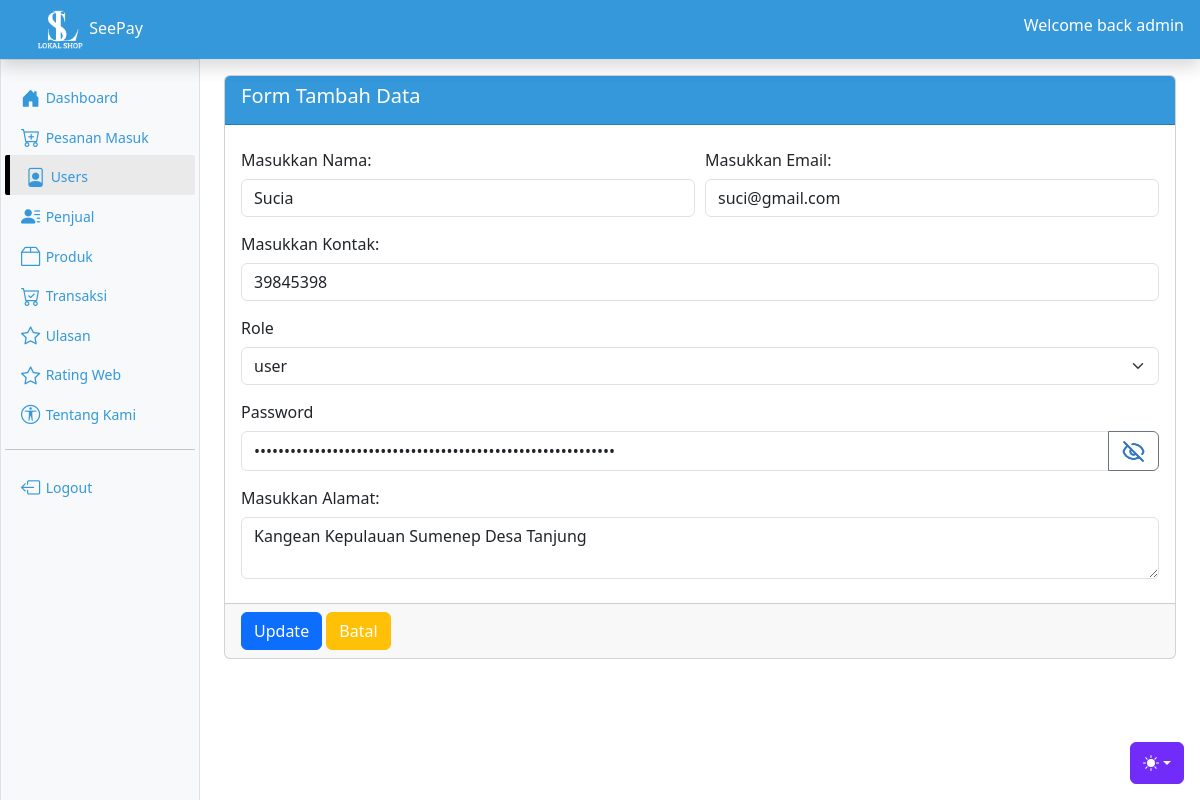
/backend/index.php?page=edit-user&kode=7 (signed in), run on an earlier commit of the app's database.
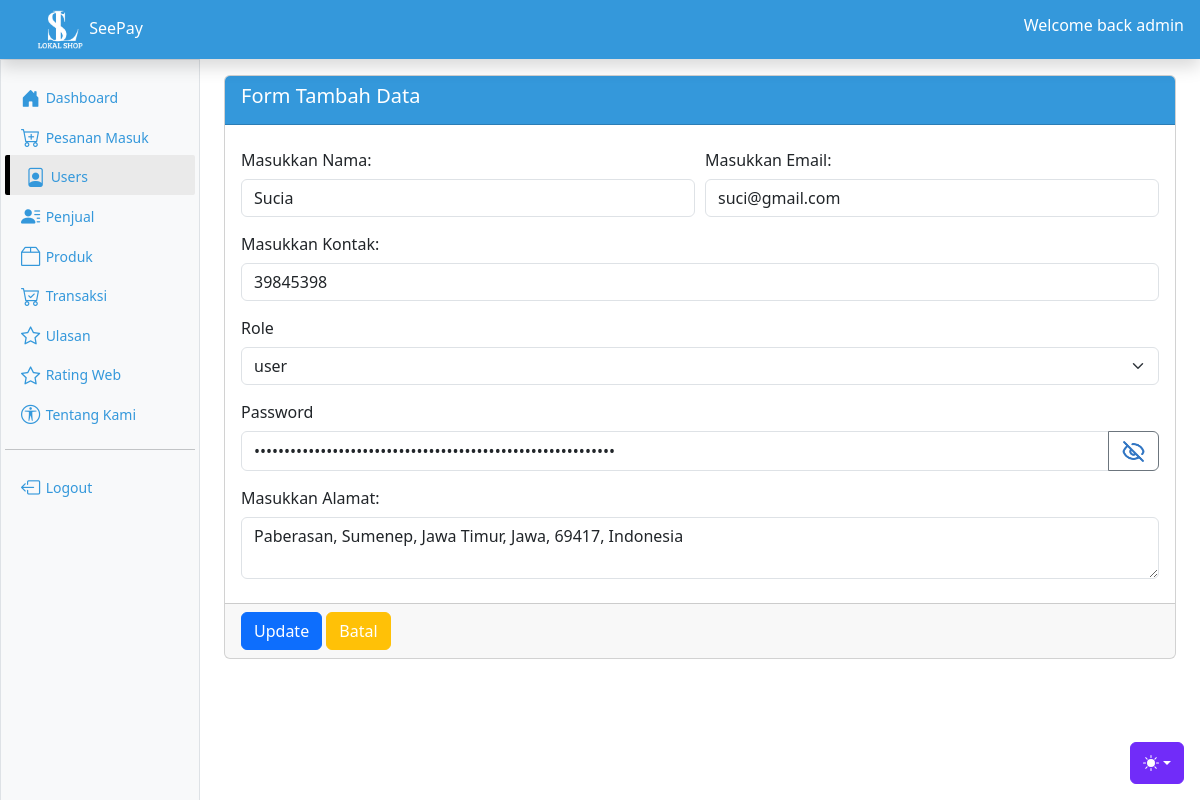
And on a later commit of the database.
### tables this page shows
CREATE TABLE `user` (
  `id` int(11) NOT NULL,
  `nama` text NOT NULL,
  `email` text NOT NULL,
  `password` text NOT NULL,
  `role` enum('user','admin') NOT NULL,
  `kontak` int(15) NOT NULL,
  `alamat` text NOT NULL,
  `created_at` timestamp NOT NULL DEFAULT current_timestamp(),
  `updated_at` timestamp NOT NULL DEFAULT current_timestamp()
);

### backend/admin/user/edit_user.php (the view, shortened to what this page needs)
<?php
$id=$_GET['kode'];
$result_tentang=mysqli_query($koneksi,"SELECT * FROM user WHERE id='$id'");
$row=mysqli_fetch_assoc($result_tentang);
?>
<div class="card card-info mt-3" id="card-add-user">
    <div class="card-header" style="background-color: #3498DB;">
        <h5 class="card-title" style="color: #fff;">
            <i class="fa fa-edit"></i> Form Tambah Data
        </h5>
    </div>
    <form action="" method="post" enctype="multipart/form-data">
        <div class="card-body">
<div class="kotak-form-user col-12">
<div class="mb-2 kotak-input-user">
              <label for="nama" class="col-form-label">Masukkan Nama:</label>
              <input type="text" name="nama" class="form-control" id="nama" value="<?= $row['nama'] ?>">
            </div>
            <div class="mb-2 kotak-input-user">
              <label for="email" class="col-form-label">Masukkan Email:</label>
              <input type="text" name="email" class="form-control" id="email" value="<?= $row['email'] ?>">
            </div>
</div>
<div class="mb-2 kotak-input-user">
            <label for="kontak" class="col-form-label">Masukkan Kontak:</label>
            <input type="number" name="kontak" class="form-control" id="kontak" value="<?= $row['kontak'] ?>">
          </div>
              <div class="mb-2 kotak-input-user">
              <label for="email" class="col-form-label" id="label-role">Role</label>
              <select class="form-select" name="role" aria-label="Default select example" id="select">
                <option value="<?= $row['role'] ?>" selected><?= $row['role'] ?></option>
              </select>
            </div>
<label for="email" class="col-form-label">Password</label>
  <div class="input-group mb-2 kotak-input-user">
              <input type="password" name="password" id="passwordTambah" class="form-control" aria-describedby="button-addon2" value="<?= $row['password'] ?>">
              <button onclick="togglePasswordTambah()" class="btn btn-outline-secondary" type="button" id="button-addon2"><img id="image-previewTambah" src="assets/img/icon_action/eye-tutup-biru.png" alt="eye" width="25"></button>
            </div>
            <div class="mb-2 kotak-input-user">
                      <label for="alamat" class="col-form-label">Masukkan Alamat:</label>
                      <textarea class="form-control" id="alamat" name="alamat" ><?= $row['alamat'] ?></textarea>
                    </div>
        </div>
        <div class="card-footer">
            <button class="btn btn-primary" type="submit" name="simpan">Update</button>
            <a href="?page=data-user" title="Kembali" class="btn btn-warning text-white">Batal</a>
        </div>
    </form>
</div>
<?php
die();
?>

What changed in the data, as far as the page shows it:
changed user "Sucia": alamat "Kangean Kepulauan Sumenep Desa Tanjung" → "Paberasan, Sumenep, Jawa Timur, Jawa, 69417, Indonesia"
